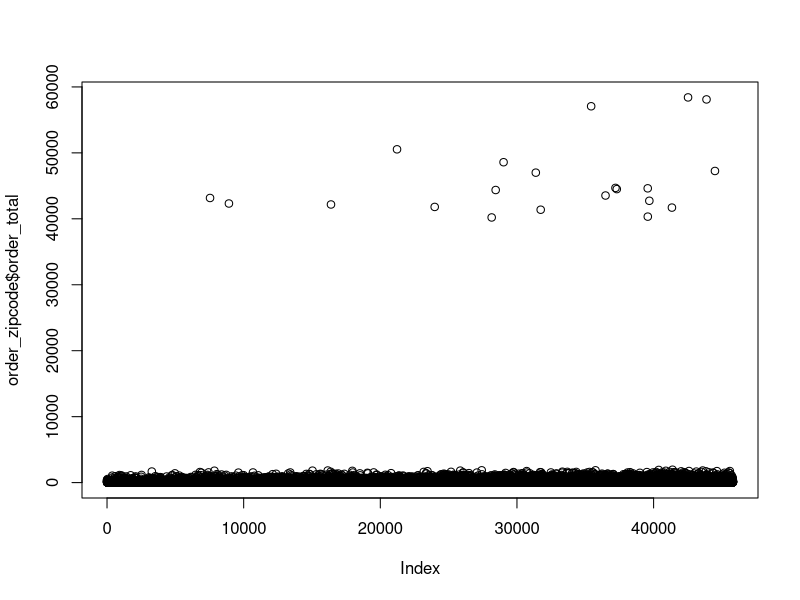

The R script that drew this image:
## ---- chunk 1
print("Data Science Rocks!")
## ---- chunk 2
rm(list = ls())
## ---- chunk 3
library(tidyverse)
library(readxl)
## ---- chunk 4
help(library)
## ---- chunk 5

order <- read_excel("Vandelay-Orders-by-Zipcode-1.xlsx", 
                    col_types = c("numeric", "numeric", "date","numeric", "text"))  

head(order)
nrow(order)  
## ---- chunk 6
zipcode <- read_excel("Vandelay-Orders-by-Zipcode-1.xlsx", sheet = "ZipCodeStateLookup", 
                      col_types = c("text","text"))

head(order)
head(zipcode)
## ---- chunk 7
order<-as_tibble(order)                    #not necessary: read_excel imports data in tibble form
zipcode<-as_tibble(zipcode)                #not necessary for the same reason

order
zipcode
## ---- chunk 8
print(order) # print the dataset
head (order) # show first six rows 
head (order,10) # specify the number of rows to print
tail (order) # show the last six rows
tail (order,10) # specify the number of rows to print
summary(order) # basic summary statistics
names(order)   # check variable names
nrow(order)    # number of rows
ncol(order)    # number of columns
dim(order)    # dimension of data
## ---- chunk 9
glimpse(order)
glimpse(zipcode)
#library(dplyr)                 #run this if you get an error message: "could not find function glimpse"
## ---- chunk 10
head(order$zip_code)
## ---- chunk 11
head(order[2])
head(order[2:3])
order[c(1,3)]
## ---- chunk 12
order[23,]             #23rd record of the order data table
order[23, 1:3]
## ---- chunk 13
head(order)
head(zipcode)
## ---- chunk 14
# merge the order and zipcode tables
order_zipcode<-merge(order,zipcode,by.x="zip_code",by.y="zip",all.x=TRUE)     #option 1
order_zipcode<-left_join(order,zipcode,by=c("zip_code"="zip"))                #option 2
## ---- chunk 15
order_zipcode<-order%>%
  left_join(zipcode,by=c("zip_code"="zip"))                                   #option 3
## ---- chunk 16
head(order_zipcode)
#View(order_zipcode)
## ---- chunk 17
order_zipcode
# check for NAs
head(is.na(order_zipcode))   # resulting boolean expression
## ---- chunk 18
# Count number of NAs
sum(is.na(order_zipcode))
sum(is.na(order_zipcode$state))
## ---- chunk 19
order_zipcode[complete.cases(order_zipcode),]
na.omit(order_zipcode)
## ---- chunk 20
filter(order_zipcode, is.na(state))

# it can be re-written as
order_zipcode%>%
  filter(is.na(state))
## ---- chunk 21
# replace zip code 1099 to 1098
order_zipcode <- order_zipcode %>% 
  mutate(zip_code = replace(zip_code, zip_code == "1099", "1098"))

# check if the correction is made
order_zipcode%>%
  filter(zip_code=="1099")

order_zipcode%>%
  filter(zip_code=="1098")
## ---- chunk 22
# find the orders without state info.
order_zipcode%>%
  filter(is.na(state))
## ---- chunk 23
order_zipcode<-order_zipcode%>%
  mutate(year=format(order_short_date,"%y"))

order_zipcode
## ---- chunk 24
order_zipcode%>%
  arrange(order_total)
## ---- chunk 25
order_zipcode%>%
  arrange(desc(order_total))
## ---- chunk 26
order_zipcode%>%
  arrange(state,desc(order_total))
## ---- chunk 27
order_zipcode%>%
  filter(state=="PA")%>%
  arrange(desc(order_total))
## ---- chunk 28
# calculate the average order total
mean(order_zipcode$order_total)
## ---- chunk 29
# create a scatter plot
plot(order_zipcode$order_total)
## ---- chunk 30
# find the orders with the amount greater than 25000
order_zipcode%>%
  filter(order_total>25000)%>%
  arrange(desc(order_total))
## ---- chunk 31
# replace the order amount with NA
order_zipcode_cleaned <- order_zipcode %>% 
  mutate(order_total = replace(order_total, order_total>25000, NA))

## ---- chunk 32
# recalculate the average
mean(order_zipcode_cleaned$order_total,na.rm=T)

## ---- chunk 33
# create a frequency table of the orders by state 
table(order_zipcode_cleaned$state)
## ---- chunk 34
order_zipcode_cleaned%>%
  group_by(state)%>%
  summarise(num_order=n())

## ---- chunk 35
order_zipcode_cleaned%>%
  group_by(state)%>%
  summarise(num_order=n(),
            non_na_cnt = sum(!is.na(order_total)),
            mean=mean(order_total,na.rm=T),
            sum=sum(order_total,na.rm=T),
            median=median(order_total,na.rm=T),
            max=max(order_total,na.rm=T)
            )

## ---- chunk 36
order_zipcode_cleaned%>%
  group_by(state,year)%>%
  summarise(num_order=n(),
            mean=mean(order_total),
            sum=sum(order_total),
            median=median(order_total),
            min=min(order_total),
            max=max(order_total))

## ---- chunk 37
# sort the data by the number of orders 
order_zipcode_cleaned%>%
  group_by(state)%>%
  summarise(num_order=n())%>%
  arrange(desc(num_order))
## ---- chunk 38
order_zipcode_cleaned %>%
  filter(state == "MD") %>%
  summarise(total_orders = n())
  
## ---- chunk 39
order_zipcode_cleaned %>%
  filter(state == "MD", is.na(order_total)) %>%
  summarise(missing_order_total = n())
  
## ---- chunk 40
order_zipcode_cleaned %>%
  filter(state == "MD") %>%
  summarise(avg_order_total = mean(order_total, na.rm = TRUE))
  
## ---- chunk 41
order_zipcode_cleaned %>%
  filter(state == "MD") %>%
  group_by(zip_code) %>%
  summarise(num_orders = n()) %>%
  filter(num_orders > 100)

